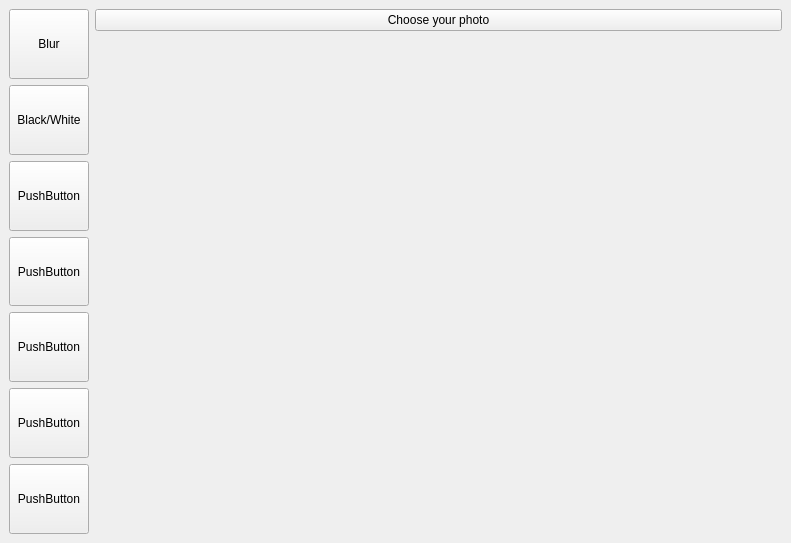
<?xml version="1.0" encoding="UTF-8"?>
<ui version="4.0">
 <class>MainWindow</class>
 <widget class="QMainWindow" name="MainWindow">
  <property name="geometry">
   <rect>
    <x>0</x>
    <y>0</y>
    <width>791</width>
    <height>543</height>
   </rect>
  </property>
  <property name="windowTitle">
   <string>PhotoEditor</string>
  </property>
  <widget class="QWidget" name="centralwidget">
   <layout class="QGridLayout" name="gridLayout">
    <item row="0" column="0">
     <layout class="QHBoxLayout" name="horizontalLayout_3" stretch="0,5">
      <item>
       <layout class="QVBoxLayout" name="verticalLayout_4">
        <item>
         <widget class="QPushButton" name="blur">
          <property name="maximumSize">
           <size>
            <width>100</width>
            <height>100</height>
           </size>
          </property>
          <property name="text">
           <string>Blur</string>
          </property>
         </widget>
        </item>
        <item>
         <widget class="QPushButton" name="black_white">
          <property name="maximumSize">
           <size>
            <width>100</width>
            <height>100</height>
           </size>
          </property>
          <property name="text">
           <string>Black/White</string>
          </property>
         </widget>
        </item>
        <item>
         <widget class="QPushButton" name="pushButton_6">
          <property name="maximumSize">
           <size>
            <width>100</width>
            <height>100</height>
           </size>
          </property>
          <property name="text">
           <string>PushButton</string>
          </property>
         </widget>
        </item>
        <item>
         <widget class="QPushButton" name="pushButton_7">
          <property name="maximumSize">
           <size>
            <width>100</width>
            <height>100</height>
           </size>
          </property>
          <property name="text">
           <string>PushButton</string>
          </property>
         </widget>
        </item>
        <item>
         <widget class="QPushButton" name="pushButton_4">
          <property name="maximumSize">
           <size>
            <width>100</width>
            <height>100</height>
           </size>
          </property>
          <property name="text">
           <string>PushButton</string>
          </property>
         </widget>
        </item>
        <item>
         <widget class="QPushButton" name="pushButton_3">
          <property name="maximumSize">
           <size>
            <width>100</width>
            <height>100</height>
           </size>
          </property>
          <property name="text">
           <string>PushButton</string>
          </property>
         </widget>
        </item>
        <item>
         <widget class="QPushButton" name="pushButton_2">
          <property name="maximumSize">
           <size>
            <width>100</width>
            <height>100</height>
           </size>
          </property>
          <property name="text">
           <string>PushButton</string>
          </property>
         </widget>
        </item>
       </layout>
      </item>
      <item>
       <layout class="QVBoxLayout" name="verticalLayout_6">
        <item>
         <widget class="QPushButton" name="photo_choice_button">
          <property name="text">
           <string>Choose your photo</string>
          </property>
         </widget>
        </item>
        <item>
         <widget class="QLabel" name="image_label">
          <property name="text">
           <string/>
          </property>
         </widget>
        </item>
       </layout>
      </item>
     </layout>
    </item>
   </layout>
  </widget>
 </widget>
 <resources/>
 <connections/>
</ui>
